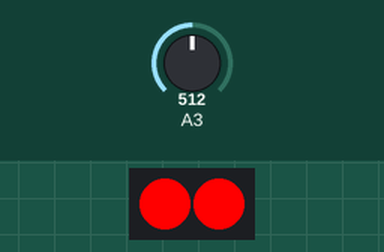
Bench run of a sketch on a simulated ATtiny85, built with avr-gcc and run on an emulated ATtiny85. Shown: 2 RGB LEDs in strip order, left to right. The test bench sets the inputs (shaded band); at power-on: A3 = 512. Dim RGB values are drawn brighter than linear; random numbers use the default seed unless the sketch sets one.

Above: at 1.2 s.
1.3 s: A3 set to 1011
2.8 s: A3 set to 1023
At 5.05 s:
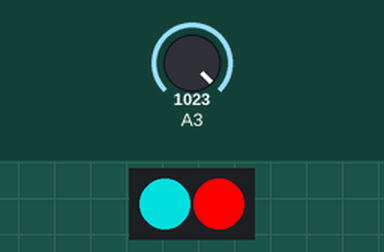
14.8 s: A3 set to 900
16.5 s: A3 set to 1023
At 17.7 s:
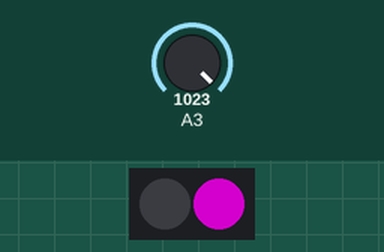
19.5 s: A3 set to 716
At 20.9 s:
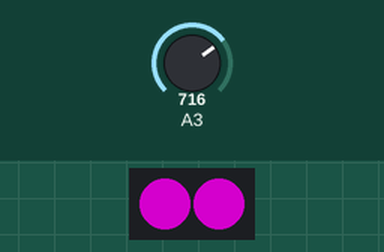
Timing chart, 0 to 22.1 s (numbered marks = the images above; inputs shaded):
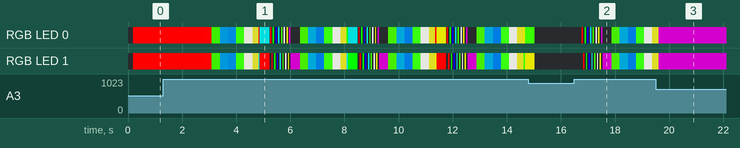

The sketch:

DemoATTiny85.ino
```cpp
#include <Adafruit_NeoPixel.h>
#ifdef __AVR__
#include <avr/power.h>
#endif

#define PIN            2
#define PIN_BOTON      3
#define NUMPIXELS      2

Adafruit_NeoPixel pixels = Adafruit_NeoPixel(NUMPIXELS, PIN, NEO_GRB + NEO_KHZ800);

// G R B

#define naranja {57,255,0}
#define blanco {180,180,180}
#define amarillo {180,180,0}
#define celeste {128,0,124}
#define rojo {0,255,0}
#define azul {0,0,255}
#define verde {255,0,0}
#define violeta {0, 155, 155}
// --- Lista de colores a configurar

byte colores[][3] = {verde, rojo, azul, violeta, naranja, blanco, amarillo, celeste };
byte total_colores = (sizeof(colores) / 3) - 1;
byte color1;
byte color2;

byte click_boton = 0;
boolean nuevo_color = true;
unsigned int estado_boton;


void setup() {
  // This is for Trinket 5V 16MHz, you can remove these three lines if you are not using a Trinket
#if defined (__AVR_ATtiny85__)
  if (F_CPU == 16000000) clock_prescale_set(clock_div_1);
#endif

  pinMode(PIN, OUTPUT);
  pixels.begin();
  randomSeed(analogRead(0));
}


boolean ajustar_RGB(byte *ci, byte *cf) {
  boolean ajuste = true;
  byte color_ini, color_fin;
  color_ini = *ci;
  color_fin = *cf;

  if (color_ini == color_fin) {
    ajuste = false;
  }
  else {
    if (color_ini < color_fin) {
      color_ini++;
    }
    else {
      color_ini--;
    }
  }
  *ci = color_ini;
  *cf = color_fin;

  return ajuste;
}


void fundir_a_color(byte icolor) {
  boolean r = true, g = true , b = true;
  byte gf = colores[icolor][0], rf = colores[icolor][1], bf = colores[icolor][2];
  byte ri, gi, bi;

  // comparamos el color actual con el nuevo para ver si tiene sentido el fundido.
  uint32_t color_actual = pixels.getPixelColor(1);
  uint32_t color_solicitado = pixels.Color(gf, rf, bf);

  if (color_actual != color_solicitado) {
    if (icolor == 0) {
      gi = colores[total_colores][0];
      ri = colores[total_colores][1];
      bi = colores[total_colores][2];

    }
    else {
      gi = colores[icolor - 1][0];
      ri = colores[icolor - 1][1];
      bi = colores[icolor - 1][2];

    }

    while (r || g || b) {
      if (r) {
        r = ajustar_RGB(&ri, &rf);
      }
      if (g) {
        g = ajustar_RGB(&gi, &gf);
      }
      if (b) {
        b = ajustar_RGB(&bi, &bf);
      }
      pixels.setPixelColor(0, pixels.Color(gi, ri, bi));
      pixels.setPixelColor(1, pixels.Color(gi, ri, bi));
      pixels.show();
      delay(1);

    }
  }
}


// efecto N, con el color N
void efecto_leds(byte iefecto, byte color1 , byte color2) {
  byte gf = colores[color1][0], rf = colores[color1][1], bf = colores[color1][2];

  if (iefecto == 1) {
    //    for (int i = 0; i < 10; i++) {
    pixels.setPixelColor(0, pixels.Color(gf, rf, bf));
    pixels.setPixelColor(1, pixels.Color(gf, rf, bf));
    pixels.show();
    delay(20);
    pixels.setPixelColor(0, pixels.Color(0, 0, 0));
    pixels.setPixelColor(1, pixels.Color(0, 0, 0));
    pixels.show();
    delay(20);
    //    }
  }
  if (iefecto == 2) {
    //    for (int i = 0; i < 10; i++) {
    pixels.setPixelColor(0, pixels.Color(gf, rf, bf));
    pixels.setPixelColor(1, pixels.Color(0, 0, 0));
    pixels.show();
    delay(50);
    pixels.setPixelColor(0, pixels.Color(0, 0, 0));
    pixels.setPixelColor(1, pixels.Color(gf, rf, bf));
    pixels.show();
    delay(50);
    //    }
    pixels.setPixelColor(0, pixels.Color(0, 0, 0));
    pixels.setPixelColor(1, pixels.Color(0, 0, 0));
    pixels.show();
  }
  /*
  if (iefecto == 3) {
    // selecciona el color1 y color2 de la lista
    byte ga = colores[1][0], ra = colores[1][1], ba = colores[1][2];
    byte gb = colores[2][0], rb = colores[2][1], bb = colores[2][2];

    pixels.setPixelColor(0, pixels.Color(ga, ra, ba));
    pixels.setPixelColor(1, pixels.Color(0, 0, 0));
    pixels.show();
    delay(50);
    pixels.setPixelColor(0, pixels.Color(0, 0, 0));
    pixels.setPixelColor(1, pixels.Color(gb, rb, bb));
    pixels.show();
    delay(50);
    pixels.setPixelColor(0, pixels.Color(0, 0, 0));
    pixels.setPixelColor(1, pixels.Color(0, 0, 0));
    pixels.show();
  }
*/
  if (iefecto == 4) {
    byte ga = colores[color1][0], ra = colores[color1][1], ba = colores[color1][2];
    byte gb = colores[color2][0], rb = colores[color2][1], bb = colores[color2][2];

    pixels.setPixelColor(0, pixels.Color(ga, ra, ba));
    pixels.setPixelColor(1, pixels.Color(gb, rb, bb));
    pixels.show();
    delay(50);
    pixels.setPixelColor(0, pixels.Color(gb, rb, bb));
    pixels.setPixelColor(1, pixels.Color(ga, ra, ba));
    pixels.show();
    delay(50);
  }

}


// Colores GRB
void loop() {

  estado_boton = analogRead(PIN_BOTON);

  // click boton
  if (estado_boton == 1023 ) {
    click_boton++;
  }


  switch (click_boton) {
    case 1:
      fundir_a_color(0);
      break;
    case 2:
      fundir_a_color(1);
      break;
    case 3:
      fundir_a_color(2);
      break;
    case 4:
      fundir_a_color(3);
      break;
    case 5:
      fundir_a_color(4);
      break;
    case 6:
      fundir_a_color(5);
      break;
    case 7:
      fundir_a_color(6);
      break;
    case 8:
      fundir_a_color(7);
      nuevo_color = true;
      break;
    case 9:
      if (nuevo_color) {
        color1 = random(0, total_colores);
        color2 = random(0, total_colores);
        nuevo_color = false;
      }
      efecto_leds(4, color1, color2);
      break;

    case 10:
      efecto_leds(1,0,0);
      break;
    case 11:
      efecto_leds(1,1,0);
      break;
    case 12:
      efecto_leds(1,2,0);
      break;
    case 13:
      efecto_leds(1,3,0);
      break;
    case 14:
      efecto_leds(1,4,0);
      break;
    case 15:
      efecto_leds(1,5,0);
      break;
    case 16:
      efecto_leds(1,6,0);
      break;
    case 17:
      efecto_leds(1,7,0);
      break;

    case 18:
      efecto_leds(2,0,0);
      break;
    case 19:
      efecto_leds(2,1,0);
      break;
    case 20:
      efecto_leds(2,2,0);
      break;
    case 21:
      efecto_leds(2,3,0);
      break;
    case 22:
      efecto_leds(2,4,0);
      break;
    case 23:
      efecto_leds(2,5,0);
      break;
    case 24:
      efecto_leds(2,6,0);
      break;
    case 25:
      efecto_leds(2,7,0);
      break;

    default:
      click_boton = 1;
      break;
  }

}
```

Measured:
- the behaviour switches between 1022 and 1023 on A3 (found by bisection; images 0 and 1)
- after the input at 1.3 s, every drawn part: stays the same
